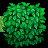

A level layout from a 2D game, rendered from its tile map. Below: a short description, then the map file with its tile-grid data intact:
An orthogonal 3x3 tile map with 16x16 px tiles, 4 tile layers (Back, Back2, Buildings, Front) and 2 objects (2x TileData).

<map version="1.2" tiledversion="1.3.2" orientation="orthogonal" renderorder="right-down" compressionlevel="0" width="3" height="3" tilewidth="16" tileheight="16" infinite="0" nextlayerid="12" nextobjectid="61">
 <tileset firstgid="1" name="spring_town" tilewidth="16" tileheight="16" tilecount="2304" columns="32">
  <image source="spring_town.png" width="512" height="1152" />
 </tileset>
 <layer id="1" name="Back" width="3" height="3">
  <data encoding="csv">
0,0,0,
819,820,0,
0,0,0
</data>
 </layer>
 <objectgroup id="2" name="Back">
  <object id="58" name="TileData" x="16" y="16" width="16" height="16">
   <properties>
    <property name="TouchAction" value="ChangeIntoSwimsuit" />
   </properties>
  </object>
  <object id="60" name="TileData" x="0" y="16" width="16" height="16">
   <properties>
    <property name="TouchAction" value="ChangeOutOfSwimsuit" />
   </properties>
  </object>
 </objectgroup>
 <layer id="8" name="Back2" width="3" height="3">
  <properties>
   <property name="DrawAbove" value="Back" />
  </properties>
  <data encoding="csv">
0,0,0,
673,673,0,
0,0,0
</data>
 </layer>
 <objectgroup id="9" name="Back2" />
 <layer id="3" name="Buildings" width="3" height="3">
  <data encoding="csv">
0,0,0,
0,0,0,
851,852,853
</data>
 </layer>
 <objectgroup id="4" name="Buildings" />
 <layer id="5" name="Front" width="3" height="3">
  <data encoding="csv">
787,788,789,
819,820,821,
0,0,0
</data>
 </layer>
 <objectgroup id="6" name="Front" />
</map>
